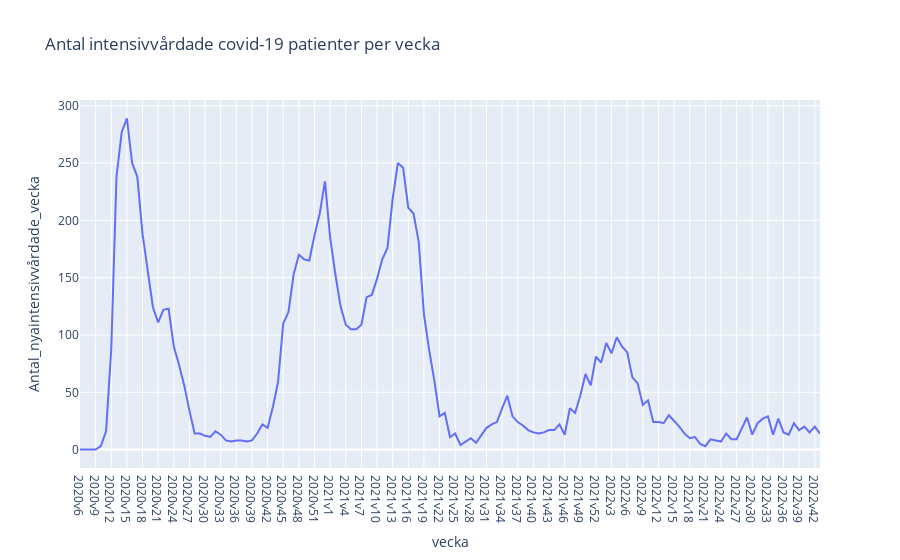

The cell this chart's notebook holds for it:
### Markdown cell above
# Nya intensivvårdade patienter

<p>Här försöker jag hitta hur antal intensivvårdade patienter som var smittad av covid-19 har förändrats.</p>

### Code cell
fig = px.line(df_covid_infection, x="vecka", y="Antal_nyaintensivvårdade_vecka",
              title="Antal intensivvårdade covid-19 patienter per vecka")
fig.show()
fig.write_image(os.path.join(KPI_PLOT_PATH, "antal_intensivvardade_covid19_per_vecka.png"))

### Figure 1 — Plotly figure (JSON) as saved in the notebook; plotly's stock layout.template omitted (floating-point values rounded to 4 significant figures; data arrays with more than 128 entries replaced by an {"elided": "..."} marker saying what was removed)
{"data": [{"hovertemplate": "vecka=%{x}<br>Antal_nyaintensivvårdade_vecka=%{y}<extra></extra>", "legendgroup": "", "line": {"color": "#636efa", "dash": "solid"}, "marker": {"symbol": "circle"}, "mode": "lines", "name": "", "orientation": "v", "showlegend": false, "type": "scatter", "x": {"elided": "143 str values"}, "xaxis": "x", "y": {"elided": "143 int values"}, "yaxis": "y"}], "layout": {"legend": {"tracegroupgap": 0}, "title": {"text": "Antal intensivvårdade covid-19 patienter per vecka"}, "xaxis": {"anchor": "y", "domain": [0, 1], "title": {"text": "vecka"}}, "yaxis": {"anchor": "x", "domain": [0, 1], "title": {"text": "Antal_nyaintensivvårdade_vecka"}}}}
